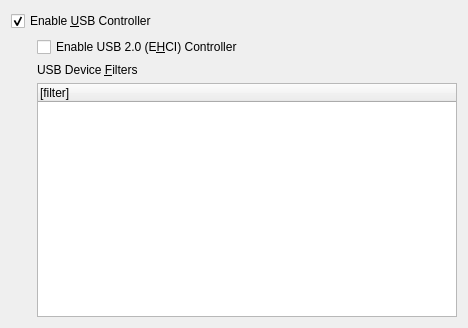
<ui version="4.0" >
 <comment>
 VBox frontends: Qt4 GUI ("VirtualBox"):

     Copyright (C) 2008 Sun Microsystems, Inc.

     This file is part of VirtualBox Open Source Edition (OSE), as
     available from http://www.virtualbox.org. This file is free software;
     you can redistribute it and/or modify it under the terms of the GNU
     General Public License (GPL) as published by the Free Software
     Foundation, in version 2 as it comes in the "COPYING" file of the
     VirtualBox OSE distribution. VirtualBox OSE is distributed in the
     hope that it will be useful, but WITHOUT ANY WARRANTY of any kind.

     Please contact Sun Microsystems, Inc., 4150 Network Circle, Santa
     Clara, CA 95054 USA or visit http://www.sun.com if you need
     additional information or have any questions.
 </comment>
 <class>VBoxVMSettingsUSB</class>
 <widget class="QWidget" name="VBoxVMSettingsUSB" >
  <property name="geometry" >
   <rect>
    <x>0</x>
    <y>0</y>
    <width>468</width>
    <height>328</height>
   </rect>
  </property>
  <layout class="QGridLayout" >
   <item row="0" column="0" colspan="2" >
    <widget class="QCheckBox" name="mGbUSB" >
     <property name="whatsThis" >
      <string>When checked, enables the virtual USB controller of this machine.</string>
     </property>
     <property name="text" >
      <string>Enable &amp;USB Controller</string>
     </property>
     <property name="checked" >
      <bool>true</bool>
     </property>
    </widget>
   </item>
   <item row="1" column="0" >
    <spacer>
     <property name="orientation" >
      <enum>Qt::Horizontal</enum>
     </property>
     <property name="sizeType" >
      <enum>QSizePolicy::Fixed</enum>
     </property>
     <property name="sizeHint" >
      <size>
       <width>20</width>
       <height>20</height>
      </size>
     </property>
    </spacer>
   </item>
   <item row="1" column="1" >
    <widget class="QWidget" native="1" name="mUSBChild" >
     <layout class="QGridLayout" >
      <property name="leftMargin" >
       <number>0</number>
      </property>
      <property name="topMargin" >
       <number>0</number>
      </property>
      <property name="rightMargin" >
       <number>0</number>
      </property>
      <property name="bottomMargin" >
       <number>0</number>
      </property>
      <item row="0" column="0" >
       <widget class="QCheckBox" name="mCbUSB2" >
        <property name="whatsThis" >
         <string>When checked, enables the virtual USB EHCI controller of this machine. The USB EHCI controller provides USB 2.0 support.</string>
        </property>
        <property name="text" >
         <string>Enable USB 2.0 (E&amp;HCI) Controller</string>
        </property>
       </widget>
      </item>
      <item row="1" column="0" >
       <widget class="QILabelSeparator" name="mGbUSBFilters" >
        <property name="text" >
         <string>USB Device &amp;Filters</string>
        </property>
        <property name="buddy" >
         <cstring>mTwFilters</cstring>
        </property>
       </widget>
      </item>
      <item row="2" column="0" >
       <widget class="QWidget" native="1" name="mWtFilterHandler" >
        <layout class="QHBoxLayout" >
         <property name="leftMargin" >
          <number>0</number>
         </property>
         <property name="topMargin" >
          <number>0</number>
         </property>
         <property name="rightMargin" >
          <number>0</number>
         </property>
         <property name="bottomMargin" >
          <number>0</number>
         </property>
         <property name="spacing" >
          <number>1</number>
         </property>
         <item>
          <widget class="QTreeWidget" name="mTwFilters" >
           <property name="contextMenuPolicy" >
            <enum>Qt::CustomContextMenu</enum>
           </property>
           <property name="whatsThis" >
            <string>Lists all USB filters of this machine. The checkbox to the left defines whether the particular filter is enabled or not. Use the context menu or buttons to the right to add or remove USB filters.</string>
           </property>
           <property name="rootIsDecorated" >
            <bool>false</bool>
           </property>
           <column>
            <property name="text" >
             <string>[filter]</string>
            </property>
           </column>
          </widget>
         </item>
        </layout>
       </widget>
      </item>
     </layout>
    </widget>
   </item>
  </layout>
 </widget>
 <customwidgets>
  <customwidget>
   <class>QILabelSeparator</class>
   <extends>QLabel</extends>
   <header>QILabelSeparator.h</header>
  </customwidget>
 </customwidgets>
 <resources/>
 <connections>
  <connection>
   <sender>mGbUSB</sender>
   <signal>toggled(bool)</signal>
   <receiver>mUSBChild</receiver>
   <slot>setEnabled(bool)</slot>
   <hints>
    <hint type="sourcelabel" >
     <x>233</x>
     <y>19</y>
    </hint>
    <hint type="destinationlabel" >
     <x>246</x>
     <y>177</y>
    </hint>
   </hints>
  </connection>
 </connections>
</ui>
